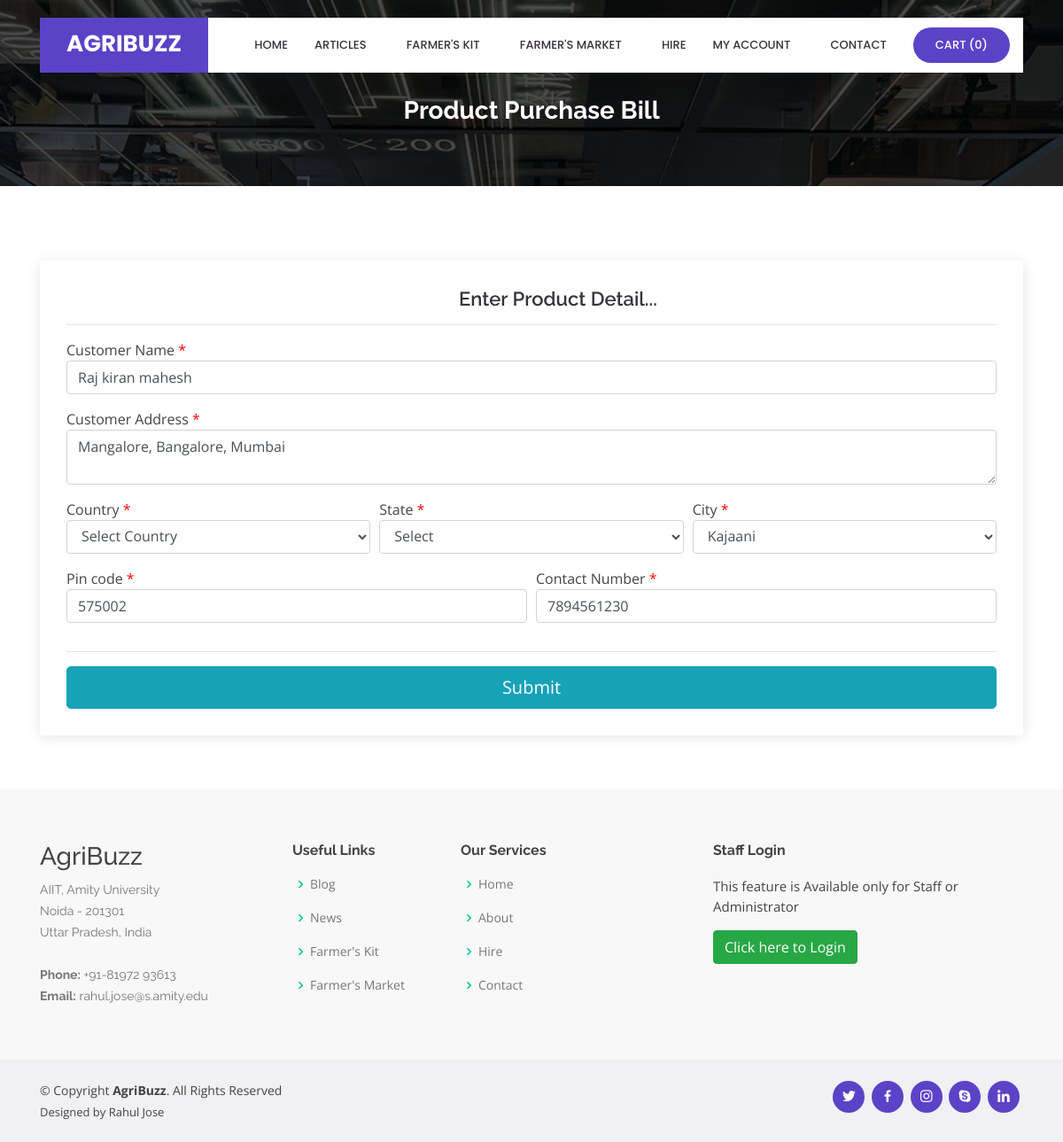
The app's page /Productpurchasebill.php?editid=15 with its own data.
### tables this page shows
CREATE TABLE `product_purchase_bill` (
  `product_purchase_bill_id` int(10) NOT NULL,
  `customer_id` int(10) NOT NULL,
  `country_id` int(10) NOT NULL,
  `state_id` int(10) NOT NULL,
  `city_id` int(10) NOT NULL,
  `customer_name` varchar(25) NOT NULL,
  `customer_address` text NOT NULL,
  `pincode` varchar(10) NOT NULL,
  `customer_contact_number` varchar(15) NOT NULL,
  `purchase_date` date NOT NULL,
  `status` varchar(10) NOT NULL,
  `payment_type` varchar(25) NOT NULL,
  `payment_description` text NOT NULL,
  `seller_id` int(10) NOT NULL
);

### Productpurchasebill.php (the view, shortened to what this page needs)
<?php
include("header.php");
include("dbconnection.php");
if(isset($_GET['editid']))
{
	$sql = "SELECT * FROM product_purchase_bill WHERE product_purchase_bill_id='$_GET[editid]'";
	$qsql = mysqli_query($con,$sql);
	$rsedit = mysqli_fetch_array($qsql);
}
?>
  <main id="main">
    <section id="cta" class="cta">
      <div class="container">
        <div class="text-center" data-aos="zoom-in">
		<br><br>
          <h3>Product Purchase Bill</h3>
        </div>
      </div>
    </section>
    <section id="contact" class="contact">
      <div class="container">
        <div class="row">
          <div class="col-lg-12" data-aos="fade-up" data-aos-delay="100">
            <div class="info mt-4 ">
		<center><h4>Enter Product Detail...</h4></center><hr>
<form method="post" action="" name="frmprodpurchasebill" onSubmit="return validateprodpurchasebill()">
<div class="form-row">
	<div class="col-md-12 form-group">
	Customer Name  <font color="#FF0000">*</font>
	 <input type="text" name="customername" id="customername" value="<?php echo $rsedit['customer_name']; ?>" autofocus  class="form-control">
	</div>
	<div class="col-md-12 form-group">
	Customer Address  <font color="#FF0000">*</font>
	 <textarea name="customeraddress" id="customeraddress" class="form-control"><?php echo $rsedit['customer_address']; ?></textarea>
	</div>
	<div class="col-md-4 form-group">
	Country <font color="#FF0000">*</font>
	  <select name="country" id="country" onChange="loadstate(this.value)" class="form-control">
         <option value="">Select Country</option>
					            </select>
	</div>
	<div class="col-md-4 form-group">
	State <font color="#FF0000">*</font>
	  <span id='loadstate'><select name="state" id="state" class="form-control">
                                <option value="">Select</option>
					            </select></span>
	</div>
	<div class="col-md-4 form-group">
	City <font color="#FF0000">*</font>
	  <span id='loadcity'><select name="city" id="city" class="form-control">
                                  <?php
								  $sql2 = "SELECT * FROM city where status='Active'";
									$qsql2 =mysqli_query($con,$sql2);
								  while($rssql2 = mysqli_fetch_array($qsql2))
								  {
									  if($rssql2[city_id] == $rsedit['city_id'] )
									  {
									  echo "<option value='$rssql2[city_id]' selected>$rssql2[city]</option>";
									  }
									  else
									  {
									  echo "<option value='$rssql2[city_id]'>$rssql2[city]</option>";
									  }
								  }
								  ?>
					            </select></span>
	</div>
	<div class="col-md-6 form-group">
	Pin code <font color="#FF0000">*</font>
	<input type="number" name="pincode" id="pincode"  value="<?php echo $rsedit['pincode']; ?>" class="form-control">
	</div>
	<div class="col-md-6 form-group">
	Contact Number <font color="#FF0000">*</font>
	  <input type="number" name="contactnumber" id="contactnumber" value="<?php echo $rsedit['customer_contact_number']; ?>" class="form-control">
	</div>
</div>
<hr>
<button type="submit" name="submit" id="submit" class="btn btn-info btn-lg btn-block" >Submit</button>
</form>
            </div>
		  </div>
        </div>
      </div>
    </section>
  </main>
<?php
include("footer.php");
?>

### assets/css/style.css (style rules this page uses)
body { font-family: "Open Sans", sans-serif; color: #444444; }
h1, h2, h3, h4, h5, h6 { font-family: "Raleway", sans-serif; }
section { padding: 60px 0; overflow: hidden; }
.cta { background: linear-gradient(rgba(2, 2, 2, 0.7), rgba(0, 0, 0, 0.7)), url("../img/cta-bg.jpg") fixed center center; background-size: cover; padding: 60px 0; }
.cta h3 { color: #fff; font-size: 28px; font-weight: 700; }
.contact .info { padding: 30px; width: 100%; background: #fff; box-shadow: 0px 2px 15px rgba(0, 0, 0, 0.1); }
.contact .info h4 { padding: 0 0 0 60px; font-size: 22px; font-weight: 600; margin-bottom: 5px; color: #36343a; }

### records on screen
product_purchase_bill: customername "Raj kiran mahesh", customeraddress "Mangalore, Bangalore, Mumbai", pincode "575002", contactnumber "7894561230"

### other values on screen
mysqli_num_rows($qsqlproduct_purchase_record) "0"
form field city "Kajaani"
